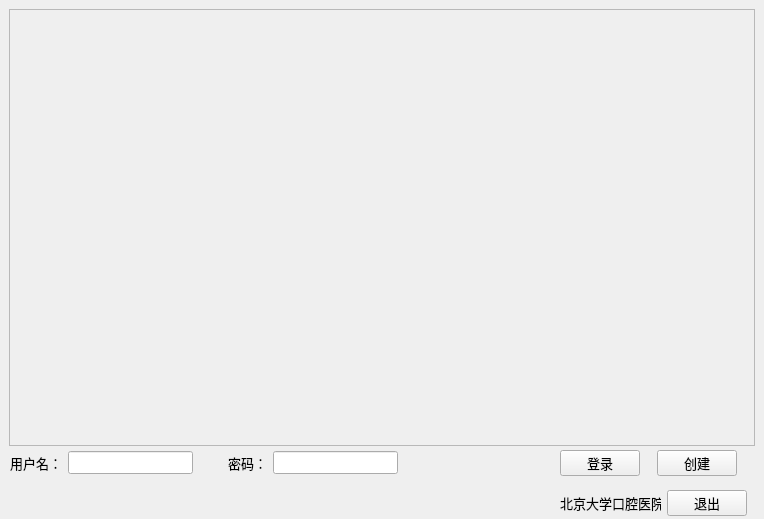
<?xml version="1.0" encoding="UTF-8"?>
<ui version="4.0">
 <class>Form</class>
 <widget class="QWidget" name="Form">
  <property name="geometry">
   <rect>
    <x>0</x>
    <y>0</y>
    <width>764</width>
    <height>519</height>
   </rect>
  </property>
  <property name="font">
   <font>
    <pointsize>10</pointsize>
   </font>
  </property>
  <property name="windowTitle">
   <string>唾液腺癌智能辅助医疗软件</string>
  </property>
  <property name="windowIcon">
   <iconset>
    <normaloff>data/picture/logo.png</normaloff>data/picture/logo.png</iconset>
  </property>
  <widget class="QFrame" name="frame">
   <property name="geometry">
    <rect>
     <x>9</x>
     <y>9</y>
     <width>746</width>
     <height>437</height>
    </rect>
   </property>
   <property name="frameShape">
    <enum>QFrame::StyledPanel</enum>
   </property>
   <property name="frameShadow">
    <enum>QFrame::Plain</enum>
   </property>
   <widget class="QLabel" name="label">
    <property name="geometry">
     <rect>
      <x>10</x>
      <y>10</y>
      <width>726</width>
      <height>417</height>
     </rect>
    </property>
    <property name="text">
     <string/>
    </property>
    <property name="pixmap">
     <pixmap>data/picture/log.jpg</pixmap>
    </property>
   </widget>
  </widget>
  <widget class="QWidget" name="layoutWidget">
   <property name="geometry">
    <rect>
     <x>10</x>
     <y>450</y>
     <width>388</width>
     <height>26</height>
    </rect>
   </property>
   <layout class="QHBoxLayout" name="horizontalLayout_3">
    <item>
     <layout class="QHBoxLayout" name="horizontalLayout">
      <item>
       <widget class="QLabel" name="label_2">
        <property name="text">
         <string>用户名：</string>
        </property>
       </widget>
      </item>
      <item>
       <widget class="QLineEdit" name="lineEdit_3"/>
      </item>
     </layout>
    </item>
    <item>
     <spacer name="horizontalSpacer">
      <property name="orientation">
       <enum>Qt::Horizontal</enum>
      </property>
      <property name="sizeHint" stdset="0">
       <size>
        <width>13</width>
        <height>20</height>
       </size>
      </property>
     </spacer>
    </item>
    <item>
     <layout class="QHBoxLayout" name="horizontalLayout_2">
      <item>
       <widget class="QLabel" name="label_3">
        <property name="text">
         <string>密码：</string>
        </property>
       </widget>
      </item>
      <item>
       <widget class="QLineEdit" name="lineEdit_2"/>
      </item>
     </layout>
    </item>
   </layout>
  </widget>
  <widget class="QWidget" name="layoutWidget">
   <property name="geometry">
    <rect>
     <x>560</x>
     <y>450</y>
     <width>177</width>
     <height>26</height>
    </rect>
   </property>
   <layout class="QHBoxLayout" name="horizontalLayout_4">
    <item>
     <widget class="QPushButton" name="pushButton">
      <property name="text">
       <string>登录</string>
      </property>
     </widget>
    </item>
    <item>
     <spacer name="horizontalSpacer_2">
      <property name="orientation">
       <enum>Qt::Horizontal</enum>
      </property>
      <property name="sizeHint" stdset="0">
       <size>
        <width>13</width>
        <height>20</height>
       </size>
      </property>
     </spacer>
    </item>
    <item>
     <widget class="QPushButton" name="pushButton_2">
      <property name="text">
       <string>创建</string>
      </property>
     </widget>
    </item>
   </layout>
  </widget>
  <widget class="QWidget" name="layoutWidget">
   <property name="geometry">
    <rect>
     <x>560</x>
     <y>490</y>
     <width>187</width>
     <height>26</height>
    </rect>
   </property>
   <layout class="QHBoxLayout" name="horizontalLayout_5">
    <item>
     <widget class="QLabel" name="label_4">
      <property name="text">
       <string>北京大学口腔医院</string>
      </property>
     </widget>
    </item>
    <item>
     <widget class="QPushButton" name="pushButton_3">
      <property name="text">
       <string>退出</string>
      </property>
     </widget>
    </item>
   </layout>
  </widget>
 </widget>
 <resources/>
 <connections>
  <connection>
   <sender>pushButton_3</sender>
   <signal>clicked()</signal>
   <receiver>Form</receiver>
   <slot>close()</slot>
   <hints>
    <hint type="sourcelabel">
     <x>364</x>
     <y>371</y>
    </hint>
    <hint type="destinationlabel">
     <x>315</x>
     <y>357</y>
    </hint>
   </hints>
  </connection>
 </connections>
</ui>
